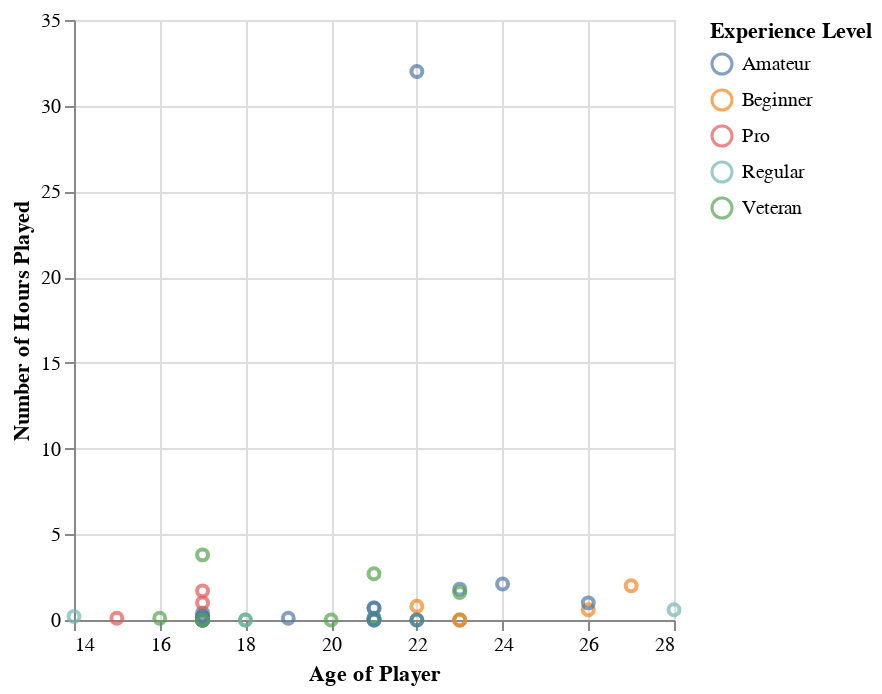

Here is the notebook cell this chart was saved with:
### Code cell
test_plot = alt.Chart(player_test).mark_point().encode(
    x= alt.X('age').title("Age of Player").scale(zero=False),
    y= alt.Y('played_hours').title("Number of Hours Played").scale(zero=False),
    color=alt.Color('experience:N').title("Experience Level")
)

test_plot

### Figure 1 — Vega specification as saved in the notebook (floating-point values rounded to 4 significant figures)
{"$schema": "https://vega.github.io/schema/vega/v5.json", "data": [{"name": "source_0", "values": [{"age": 26, "experience": "Beginner", "played_hours": 0.6}, {"age": 17, "experience": "Amateur", "played_hours": 0.0}, {"age": 17, "experience": "Veteran", "played_hours": 0.0}, {"age": 28, "experience": "Regular", "played_hours": 0.6}, {"age": 17, "experience": "Pro", "played_hours": 1.7}, {"age": 18, "experience": "Veteran", "played_hours": 0.0}, {"age": 27, "experience": "Beginner", "played_hours": 2.0}, {"age": 17, "experience": "Veteran", "played_hours": 3.8}, {"age": 17, "experience": "Pro", "played_hours": 0.2}, {"age": 22, "experience": "Beginner", "played_hours": 0.8}, {"age": 21, "experience": "Veteran", "played_hours": 2.7}, {"age": 17, "experience": "Veteran", "played_hours": 0.1}, {"age": 17, "experience": "Veteran", "played_hours": 0.1}, {"age": 22, "experience": "Amateur", "played_hours": 32.0}, {"age": 23, "experience": "Amateur", "played_hours": 1.8}, {"age": 23, "experience": "Beginner", "played_hours": 0.0}, {"age": 22, "experience": "Veteran", "played_hours": 0.0}, {"age": 16, "experience": "Veteran", "played_hours": 0.1}, {"age": 22, "experience": "Amateur", "played_hours": 0.0}, {"age": 17, "experience": "Amateur", "played_hours": 0.4}, {"age": 21, "experience": "Regular", "played_hours": 0.0}, {"age": 17, "experience": "Amateur", "played_hours": 0.0}, {"age": 17, "experience": "Amateur", "played_hours": 0.0}, {"age": 18, "experience": "Regular", "played_hours": 0.0}, {"age": 17, "experience": "Pro", "played_hours": 1.0}, {"age": 17, "experience": "Beginner", "played_hours": 0.0}, {"age": 15, "experience": "Pro", "played_hours": 0.1}, {"age": 17, "experience": "Amateur", "played_hours": 0.0}, {"age": 17, "experience": "Amateur", "played_hours": 0.0}, {"age": 21, "experience": "Veteran", "played_hours": 0.1}, {"age": 24, "experience": "Amateur", "played_hours": 2.1}, {"age": 21, "experience": "Amateur", "played_hours": 0.7}, {"age": 21, "experience": "Veteran", "played_hours": 0.0}, {"age": 17, "experience": "Regular", "played_hours": 0.0}, {"age": 23, "experience": "Regular", "played_hours": 0.0}, {"age": 21, "experience": "Regular", "played_hours": 0.1}, {"age": 17, "experience": "Amateur", "played_hours": 0.0}, {"age": 21, "experience": "Veteran", "played_hours": 0.1}, {"age": 14, "experience": "Regular", "played_hours": 0.2}, {"age": 26, "experience": "Amateur", "played_hours": 1.0}, {"age": 17, "experience": "Amateur", "played_hours": 0.2}, {"age": 23, "experience": "Beginner", "played_hours": 0.0}, {"age": 19, "experience": "Amateur", "played_hours": 0.1}, {"age": 21, "experience": "Amateur", "played_hours": 0.0}, {"age": 20, "experience": "Veteran", "played_hours": 0.0}, {"age": 23, "experience": "Veteran", "played_hours": 1.6}, {"age": 17, "experience": "Veteran", "played_hours": 0.0}, {"age": 21, "experience": "Amateur", "played_hours": 0.7}]}, {"name": "source_0_x_domain_age", "values": [{"min": 14, "max": 28}]}, {"name": "source_0_y_domain_played_hours", "values": [{"min": 0.0, "max": 32.0}]}, {"name": "source_0_color_domain_experience", "values": [{"experience": "Beginner"}, {"experience": "Amateur"}, {"experience": "Veteran"}, {"experience": "Regular"}, {"experience": "Pro"}]}], "marks": [{"type": "symbol", "name": "marks", "from": {"data": "source_0"}, "encode": {"update": {"fill": {"value": "transparent"}, "opacity": {"value": 0.7}, "x": {"field": "age", "scale": "x"}, "stroke": {"field": "experience", "scale": "color"}, "y": {"field": "played_hours", "scale": "y"}}}, "style": ["point"]}], "scales": [{"name": "x", "type": "linear", "domain": [{"signal": "(data(\"source_0_x_domain_age\")[0] || {}).min"}, {"signal": "(data(\"source_0_x_domain_age\")[0] || {}).max"}], "range": [0, {"signal": "width"}], "nice": true, "zero": false}, {"name": "y", "type": "linear", "domain": [{"signal": "(data(\"source_0_y_domain_played_hours\")[0] || {}).min"}, {"signal": "(data(\"source_0_y_domain_played_hours\")[0] || {}).max"}], "range": [{"signal": "height"}, 0], "zero": false, "nice": true}, {"name": "color", "type": "ordinal", "domain": {"data": "source_0_color_domain_experience", "field": "experience", "sort": true}, "range": "category"}], "axes": [{"scale": "x", "minExtent": 0, "tickCount": {"signal": "ceil(width/40)"}, "zindex": 0, "orient": "bottom", "aria": false, "ticks": false, "maxExtent": 0, "domain": false, "gridScale": "y", "grid": true, "labels": false}, {"scale": "y", "orient": "left", "gridScale": "x", "grid": true, "minExtent": 0, "ticks": false, "domain": false, "maxExtent": 0, "tickCount": {"signal": "ceil(height/40)"}, "aria": false, "zindex": 0, "labels": false}, {"scale": "x", "zindex": 0, "grid": false, "title": "Age of Player", "orient": "bottom", "labelFlush": true, "labelOverlap": true, "tickCount": {"signal": "ceil(width/40)"}}, {"scale": "y", "orient": "left", "grid": false, "labelOverlap": true, "tickCount": {"signal": "ceil(height/40)"}, "title": "Number of Hours Played", "zindex": 0}], "height": 300, "style": "cell", "legends": [{"title": "Experience Level", "stroke": "color", "symbolType": "circle", "encode": {"symbols": {"update": {"fill": {"value": "transparent"}, "opacity": {"value": 0.7}}}}}], "padding": 5, "background": "white", "width": 300}
